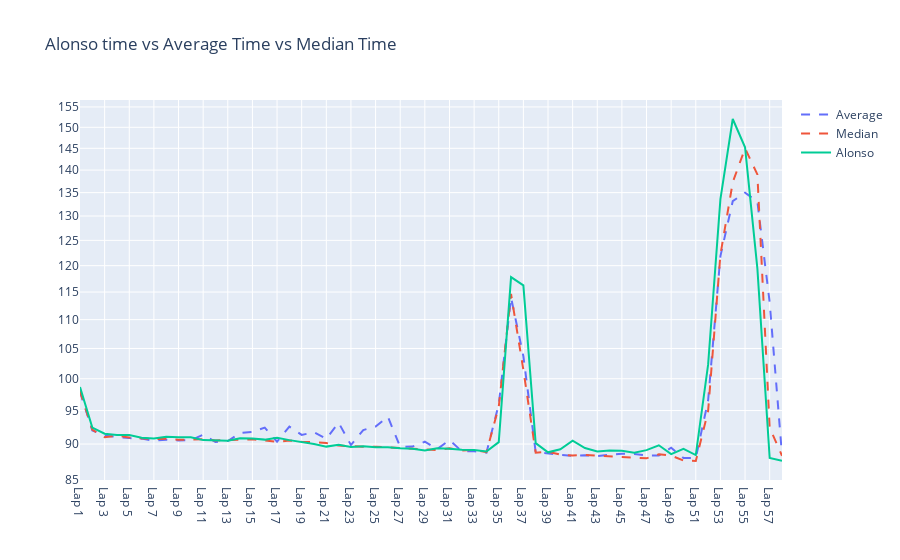

The code cell stored with this chart in its notebook:
### Markdown cell above
Compare a single drivers lap times to the average lap times

This is a on a per lap basis, each lap time is only compared to that individuals average lap time, this accounts for laps were there might be a crash or a pace car since that affects all drivers times

Visuallizes how we assign consistancy points

*   Times that are below the average are positivly rewarded
*   Times that are above the average are negativly rewarded

### Code cell
average = working_df[1:].mean(axis=0, skipna=True).tolist()
median = working_df[1:].median(axis=0, skipna=True).tolist()
driver = working_df.loc[working_df['Drivers'] == 'alonso']

fig = go.Figure()
# Average Line
fig.add_trace(go.Line(x=driver.columns[1:].values.flatten().tolist(),y=average, name='Average', mode='lines', line = dict(dash='dash')))
fig.add_trace(go.Line(x=driver.columns[1:].values.flatten().tolist(),y=median, name='Median', mode='lines', line = dict(dash='dash')))
# Drivers Line
fig.add_trace(go.Line(x=driver.columns[1:].values.flatten().tolist(),y=driver.iloc[0].values[1:].flatten().tolist(), name='Alonso'))
fig.update_layout(title='Alonso time vs Average Time vs Median Time')
fig.update_yaxes(type="log")
fig.show()

### Figure 1 — Plotly figure (JSON) as saved in the notebook; plotly's stock layout.template omitted (floating-point values rounded to 4 significant figures)
{"data": [{"line": {"dash": "dash"}, "mode": "lines", "name": "Average", "type": "scatter", "x": ["Lap 1", "Lap 2", "Lap 3", "Lap 4", "Lap 5", "Lap 6", "Lap 7", "Lap 8", "Lap 9", "Lap 10", "Lap 11", "Lap 12", "Lap 13", "Lap 14", "Lap 15", "Lap 16", "Lap 17", "Lap 18", "Lap 19", "Lap 20", "Lap 21", "Lap 22", "Lap 23", "Lap 24", "Lap 25", "Lap 26", "Lap 27", "Lap 28", "Lap 29", "Lap 30", "Lap 31", "Lap 32", "Lap 33", "Lap 34", "Lap 35", "Lap 36", "Lap 37", "Lap 38", "Lap 39", "Lap 40", "Lap 41", "Lap 42", "Lap 43", "Lap 44", "Lap 45", "Lap 46", "Lap 47", "Lap 48", "Lap 49", "Lap 50", "Lap 51", "Lap 52", "Lap 53", "Lap 54", "Lap 55", "Lap 56", "Lap 57", "Lap 58"], "y": [97.92, 92.0, 91.22, 91.03, 90.88, 90.79, 90.48, 90.64, 90.53, 90.56, 91.38, 90.29, 90.44, 91.63, 91.78, 92.42, 90.34, 92.58, 91.34, 91.73, 90.79, 93.16, 89.85, 92.06, 92.58, 94.05, 89.58, 89.64, 90.35, 89.28, 90.57, 88.97, 88.97, 88.75, 95.92, 114.0, 103.7, 88.84, 88.6, 88.45, 88.32, 88.38, 88.29, 88.47, 88.61, 88.57, 88.37, 88.35, 89.47, 88.0, 88.0, 96.55, 121.9, 133.1, 135.0, 133.0, 113.1, 88.45]}, {"line": {"dash": "dash"}, "mode": "lines", "name": "Median", "type": "scatter", "x": ["Lap 1", "Lap 2", "Lap 3", "Lap 4", "Lap 5", "Lap 6", "Lap 7", "Lap 8", "Lap 9", "Lap 10", "Lap 11", "Lap 12", "Lap 13", "Lap 14", "Lap 15", "Lap 16", "Lap 17", "Lap 18", "Lap 19", "Lap 20", "Lap 21", "Lap 22", "Lap 23", "Lap 24", "Lap 25", "Lap 26", "Lap 27", "Lap 28", "Lap 29", "Lap 30", "Lap 31", "Lap 32", "Lap 33", "Lap 34", "Lap 35", "Lap 36", "Lap 37", "Lap 38", "Lap 39", "Lap 40", "Lap 41", "Lap 42", "Lap 43", "Lap 44", "Lap 45", "Lap 46", "Lap 47", "Lap 48", "Lap 49", "Lap 50", "Lap 51", "Lap 52", "Lap 53", "Lap 54", "Lap 55", "Lap 56", "Lap 57", "Lap 58"], "y": [98.02, 92.11, 91.0, 91.23, 90.96, 90.78, 90.71, 90.79, 90.62, 90.68, 90.69, 90.53, 90.58, 90.74, 90.69, 90.54, 90.31, 90.51, 90.32, 90.29, 90.15, 89.78, 89.69, 89.62, 89.62, 89.5, 89.48, 89.28, 89.21, 89.15, 89.39, 89.08, 89.14, 88.83, 95.55, 114.7, 101.4, 88.76, 88.91, 88.48, 88.35, 88.45, 88.33, 88.27, 88.22, 88.06, 87.95, 88.53, 88.34, 87.64, 87.58, 94.92, 122.2, 137.3, 145.0, 139.0, 92.39, 88.32]}, {"name": "Alonso", "type": "scatter", "x": ["Lap 1", "Lap 2", "Lap 3", "Lap 4", "Lap 5", "Lap 6", "Lap 7", "Lap 8", "Lap 9", "Lap 10", "Lap 11", "Lap 12", "Lap 13", "Lap 14", "Lap 15", "Lap 16", "Lap 17", "Lap 18", "Lap 19", "Lap 20", "Lap 21", "Lap 22", "Lap 23", "Lap 24", "Lap 25", "Lap 26", "Lap 27", "Lap 28", "Lap 29", "Lap 30", "Lap 31", "Lap 32", "Lap 33", "Lap 34", "Lap 35", "Lap 36", "Lap 37", "Lap 38", "Lap 39", "Lap 40", "Lap 41", "Lap 42", "Lap 43", "Lap 44", "Lap 45", "Lap 46", "Lap 47", "Lap 48", "Lap 49", "Lap 50", "Lap 51", "Lap 52", "Lap 53", "Lap 54", "Lap 55", "Lap 56", "Lap 57", "Lap 58"], "y": [98.68, 92.42, 91.51, 91.32, 91.34, 90.92, 90.81, 91.05, 90.99, 90.99, 90.58, 90.53, 90.49, 90.84, 90.82, 90.65, 90.93, 90.57, 90.33, 90.02, 89.63, 89.9, 89.59, 89.67, 89.53, 89.53, 89.38, 89.31, 89.07, 89.38, 89.31, 89.17, 89.13, 88.93, 90.28, 117.8, 116.2, 90.13, 88.81, 89.26, 90.49, 89.43, 88.95, 89.07, 89.02, 88.76, 89.13, 89.83, 88.56, 89.33, 88.42, 102.3, 133.6, 152.0, 145.2, 119.5, 88.01, 87.61]}], "layout": {"title": {"text": "Alonso time vs Average Time vs Median Time"}, "yaxis": {"type": "log"}}}
